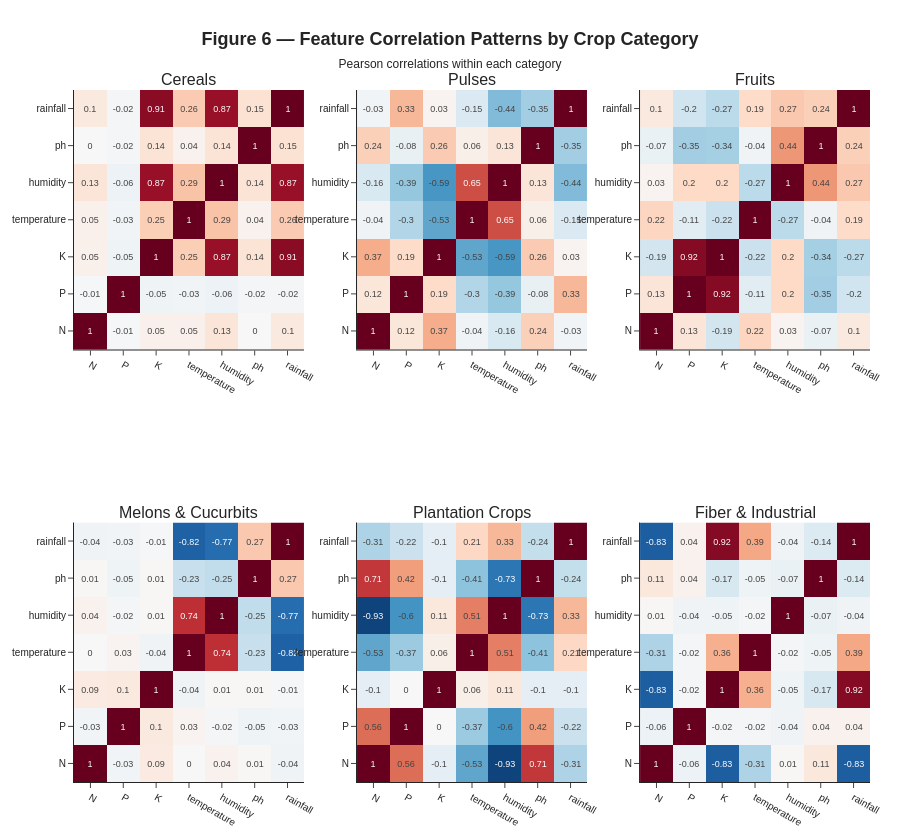

Notebook code cell kept with this figure:
### Markdown cell above
### 2.7 Intra-Category Correlation Patterns

### Code cell
# Per-category Pearson correlation heatmaps to reveal crop-specific interactions
def plot_class_correlations(df, features, categories, n_cols=3):
    n_cats = len(categories)
    n_rows = (n_cats + n_cols - 1) // n_cols
    fig = make_subplots(rows=n_rows, cols=n_cols, subplot_titles=categories)

    for idx, cat in enumerate(categories):
        subset = df[df['category'] == cat][features]
        corr   = subset.corr().round(2)
        r, c   = divmod(idx, n_cols)

        fig.add_trace(
            go.Heatmap(
                z=corr.values, x=features, y=features,
                colorscale='RdBu_r', zmid=0, showscale=False,
                text=corr.values, texttemplate='%{text}', textfont=dict(size=9)
            ),
            row=r+1, col=c+1
        )

    fig.update_layout(
        title=dict(
            text=(
                "<b>Figure 6 — Feature Correlation Patterns by Crop Category</b><br>"
                "<span style='font-size:12px'>Pearson correlations within each category</span>"
            ),
            x=0.5, xanchor='center', font=dict(size=18, family='Arial')
        ),
        template='simple_white', height=420*n_rows, width=900,
        font=dict(family='Arial', size=10),
        margin=dict(l=50, r=30, t=90, b=50)
    )
    fig.show()

plot_class_correlations(df, features, cat_names)

### Figure 1 — Plotly figure (JSON) as saved in the notebook; plotly's stock layout.template omitted (floating-point values rounded to 4 significant figures)
{"data": [{"colorscale": [[0, "rgb(5,48,97)"], [0.1, "rgb(33,102,172)"], [0.2, "rgb(67,147,195)"], [0.3, "rgb(146,197,222)"], [0.4, "rgb(209,229,240)"], [0.5, "rgb(247,247,247)"], [0.6, "rgb(253,219,199)"], [0.7, "rgb(244,165,130)"], [0.8, "rgb(214,96,77)"], [0.9, "rgb(178,24,43)"], [1, "rgb(103,0,31)"]], "showscale": false, "text": [[1.0, -0.01, 0.05, 0.05, 0.13, -0.0, 0.1], [-0.01, 1.0, -0.05, -0.03, -0.06, -0.02, -0.02], [0.05, -0.05, 1.0, 0.25, 0.87, 0.14, 0.91], [0.05, -0.03, 0.25, 1.0, 0.29, 0.04, 0.26], [0.13, -0.06, 0.87, 0.29, 1.0, 0.14, 0.87], [-0.0, -0.02, 0.14, 0.04, 0.14, 1.0, 0.15], [0.1, -0.02, 0.91, 0.26, 0.87, 0.15, 1.0]], "textfont": {"size": 9}, "texttemplate": "%{text}", "type": "heatmap", "x": ["N", "P", "K", "temperature", "humidity", "ph", "rainfall"], "xaxis": "x", "y": ["N", "P", "K", "temperature", "humidity", "ph", "rainfall"], "yaxis": "y", "z": [[1.0, -0.01, 0.05, 0.05, 0.13, -0.0, 0.1], [-0.01, 1.0, -0.05, -0.03, -0.06, -0.02, -0.02], [0.05, -0.05, 1.0, 0.25, 0.87, 0.14, 0.91], [0.05, -0.03, 0.25, 1.0, 0.29, 0.04, 0.26], [0.13, -0.06, 0.87, 0.29, 1.0, 0.14, 0.87], [-0.0, -0.02, 0.14, 0.04, 0.14, 1.0, 0.15], [0.1, -0.02, 0.91, 0.26, 0.87, 0.15, 1.0]], "zmid": 0}, {"colorscale": [[0, "rgb(5,48,97)"], [0.1, "rgb(33,102,172)"], [0.2, "rgb(67,147,195)"], [0.3, "rgb(146,197,222)"], [0.4, "rgb(209,229,240)"], [0.5, "rgb(247,247,247)"], [0.6, "rgb(253,219,199)"], [0.7, "rgb(244,165,130)"], [0.8, "rgb(214,96,77)"], [0.9, "rgb(178,24,43)"], [1, "rgb(103,0,31)"]], "showscale": false, "text": [[1.0, 0.12, 0.37, -0.04, -0.16, 0.24, -0.03], [0.12, 1.0, 0.19, -0.3, -0.39, -0.08, 0.33], [0.37, 0.19, 1.0, -0.53, -0.59, 0.26, 0.03], [-0.04, -0.3, -0.53, 1.0, 0.65, 0.06, -0.15], [-0.16, -0.39, -0.59, 0.65, 1.0, 0.13, -0.44], [0.24, -0.08, 0.26, 0.06, 0.13, 1.0, -0.35], [-0.03, 0.33, 0.03, -0.15, -0.44, -0.35, 1.0]], "textfont": {"size": 9}, "texttemplate": "%{text}", "type": "heatmap", "x": ["N", "P", "K", "temperature", "humidity", "ph", "rainfall"], "xaxis": "x2", "y": ["N", "P", "K", "temperature", "humidity", "ph", "rainfall"], "yaxis": "y2", "z": [[1.0, 0.12, 0.37, -0.04, -0.16, 0.24, -0.03], [0.12, 1.0, 0.19, -0.3, -0.39, -0.08, 0.33], [0.37, 0.19, 1.0, -0.53, -0.59, 0.26, 0.03], [-0.04, -0.3, -0.53, 1.0, 0.65, 0.06, -0.15], [-0.16, -0.39, -0.59, 0.65, 1.0, 0.13, -0.44], [0.24, -0.08, 0.26, 0.06, 0.13, 1.0, -0.35], [-0.03, 0.33, 0.03, -0.15, -0.44, -0.35, 1.0]], "zmid": 0}, {"colorscale": [[0, "rgb(5,48,97)"], [0.1, "rgb(33,102,172)"], [0.2, "rgb(67,147,195)"], [0.3, "rgb(146,197,222)"], [0.4, "rgb(209,229,240)"], [0.5, "rgb(247,247,247)"], [0.6, "rgb(253,219,199)"], [0.7, "rgb(244,165,130)"], [0.8, "rgb(214,96,77)"], [0.9, "rgb(178,24,43)"], [1, "rgb(103,0,31)"]], "showscale": false, "text": [[1.0, 0.13, -0.19, 0.22, 0.03, -0.07, 0.1], [0.13, 1.0, 0.92, -0.11, 0.2, -0.35, -0.2], [-0.19, 0.92, 1.0, -0.22, 0.2, -0.34, -0.27], [0.22, -0.11, -0.22, 1.0, -0.27, -0.04, 0.19], [0.03, 0.2, 0.2, -0.27, 1.0, 0.44, 0.27], [-0.07, -0.35, -0.34, -0.04, 0.44, 1.0, 0.24], [0.1, -0.2, -0.27, 0.19, 0.27, 0.24, 1.0]], "textfont": {"size": 9}, "texttemplate": "%{text}", "type": "heatmap", "x": ["N", "P", "K", "temperature", "humidity", "ph", "rainfall"], "xaxis": "x3", "y": ["N", "P", "K", "temperature", "humidity", "ph", "rainfall"], "yaxis": "y3", "z": [[1.0, 0.13, -0.19, 0.22, 0.03, -0.07, 0.1], [0.13, 1.0, 0.92, -0.11, 0.2, -0.35, -0.2], [-0.19, 0.92, 1.0, -0.22, 0.2, -0.34, -0.27], [0.22, -0.11, -0.22, 1.0, -0.27, -0.04, 0.19], [0.03, 0.2, 0.2, -0.27, 1.0, 0.44, 0.27], [-0.07, -0.35, -0.34, -0.04, 0.44, 1.0, 0.24], [0.1, -0.2, -0.27, 0.19, 0.27, 0.24, 1.0]], "zmid": 0}, {"colorscale": [[0, "rgb(5,48,97)"], [0.1, "rgb(33,102,172)"], [0.2, "rgb(67,147,195)"], [0.3, "rgb(146,197,222)"], [0.4, "rgb(209,229,240)"], [0.5, "rgb(247,247,247)"], [0.6, "rgb(253,219,199)"], [0.7, "rgb(244,165,130)"], [0.8, "rgb(214,96,77)"], [0.9, "rgb(178,24,43)"], [1, "rgb(103,0,31)"]], "showscale": false, "text": [[1.0, -0.03, 0.09, -0.0, 0.04, 0.01, -0.04], [-0.03, 1.0, 0.1, 0.03, -0.02, -0.05, -0.03], [0.09, 0.1, 1.0, -0.04, 0.01, 0.01, -0.01], [-0.0, 0.03, -0.04, 1.0, 0.74, -0.23, -0.82], [0.04, -0.02, 0.01, 0.74, 1.0, -0.25, -0.77], [0.01, -0.05, 0.01, -0.23, -0.25, 1.0, 0.27], [-0.04, -0.03, -0.01, -0.82, -0.77, 0.27, 1.0]], "textfont": {"size": 9}, "texttemplate": "%{text}", "type": "heatmap", "x": ["N", "P", "K", "temperature", "humidity", "ph", "rainfall"], "xaxis": "x4", "y": ["N", "P", "K", "temperature", "humidity", "ph", "rainfall"], "yaxis": "y4", "z": [[1.0, -0.03, 0.09, -0.0, 0.04, 0.01, -0.04], [-0.03, 1.0, 0.1, 0.03, -0.02, -0.05, -0.03], [0.09, 0.1, 1.0, -0.04, 0.01, 0.01, -0.01], [-0.0, 0.03, -0.04, 1.0, 0.74, -0.23, -0.82], [0.04, -0.02, 0.01, 0.74, 1.0, -0.25, -0.77], [0.01, -0.05, 0.01, -0.23, -0.25, 1.0, 0.27], [-0.04, -0.03, -0.01, -0.82, -0.77, 0.27, 1.0]], "zmid": 0}, {"colorscale": [[0, "rgb(5,48,97)"], [0.1, "rgb(33,102,172)"], [0.2, "rgb(67,147,195)"], [0.3, "rgb(146,197,222)"], [0.4, "rgb(209,229,240)"], [0.5, "rgb(247,247,247)"], [0.6, "rgb(253,219,199)"], [0.7, "rgb(244,165,130)"], [0.8, "rgb(214,96,77)"], [0.9, "rgb(178,24,43)"], [1, "rgb(103,0,31)"]], "showscale": false, "text": [[1.0, 0.56, -0.1, -0.53, -0.93, 0.71, -0.31], [0.56, 1.0, 0.0, -0.37, -0.6, 0.42, -0.22], [-0.1, 0.0, 1.0, 0.06, 0.11, -0.1, -0.1], [-0.53, -0.37, 0.06, 1.0, 0.51, -0.41, 0.21], [-0.93, -0.6, 0.11, 0.51, 1.0, -0.73, 0.33], [0.71, 0.42, -0.1, -0.41, -0.73, 1.0, -0.24], [-0.31, -0.22, -0.1, 0.21, 0.33, -0.24, 1.0]], "textfont": {"size": 9}, "texttemplate": "%{text}", "type": "heatmap", "x": ["N", "P", "K", "temperature", "humidity", "ph", "rainfall"], "xaxis": "x5", "y": ["N", "P", "K", "temperature", "humidity", "ph", "rainfall"], "yaxis": "y5", "z": [[1.0, 0.56, -0.1, -0.53, -0.93, 0.71, -0.31], [0.56, 1.0, 0.0, -0.37, -0.6, 0.42, -0.22], [-0.1, 0.0, 1.0, 0.06, 0.11, -0.1, -0.1], [-0.53, -0.37, 0.06, 1.0, 0.51, -0.41, 0.21], [-0.93, -0.6, 0.11, 0.51, 1.0, -0.73, 0.33], [0.71, 0.42, -0.1, -0.41, -0.73, 1.0, -0.24], [-0.31, -0.22, -0.1, 0.21, 0.33, -0.24, 1.0]], "zmid": 0}, {"colorscale": [[0, "rgb(5,48,97)"], [0.1, "rgb(33,102,172)"], [0.2, "rgb(67,147,195)"], [0.3, "rgb(146,197,222)"], [0.4, "rgb(209,229,240)"], [0.5, "rgb(247,247,247)"], [0.6, "rgb(253,219,199)"], [0.7, "rgb(244,165,130)"], [0.8, "rgb(214,96,77)"], [0.9, "rgb(178,24,43)"], [1, "rgb(103,0,31)"]], "showscale": false, "text": [[1.0, -0.06, -0.83, -0.31, 0.01, 0.11, -0.83], [-0.06, 1.0, -0.02, -0.02, -0.04, 0.04, 0.04], [-0.83, -0.02, 1.0, 0.36, -0.05, -0.17, 0.92], [-0.31, -0.02, 0.36, 1.0, -0.02, -0.05, 0.39], [0.01, -0.04, -0.05, -0.02, 1.0, -0.07, -0.04], [0.11, 0.04, -0.17, -0.05, -0.07, 1.0, -0.14], [-0.83, 0.04, 0.92, 0.39, -0.04, -0.14, 1.0]], "textfont": {"size": 9}, "texttemplate": "%{text}", "type": "heatmap", "x": ["N", "P", "K", "temperature", "humidity", "ph", "rainfall"], "xaxis": "x6", "y": ["N", "P", "K", "temperature", "humidity", "ph", "rainfall"], "yaxis": "y6", "z": [[1.0, -0.06, -0.83, -0.31, 0.01, 0.11, -0.83], [-0.06, 1.0, -0.02, -0.02, -0.04, 0.04, 0.04], [-0.83, -0.02, 1.0, 0.36, -0.05, -0.17, 0.92], [-0.31, -0.02, 0.36, 1.0, -0.02, -0.05, 0.39], [0.01, -0.04, -0.05, -0.02, 1.0, -0.07, -0.04], [0.11, 0.04, -0.17, -0.05, -0.07, 1.0, -0.14], [-0.83, 0.04, 0.92, 0.39, -0.04, -0.14, 1.0]], "zmid": 0}], "layout": {"annotations": [{"font": {"size": 16}, "showarrow": false, "text": "Cereals", "x": 0.1444, "xanchor": "center", "xref": "paper", "y": 1, "yanchor": "bottom", "yref": "paper"}, {"font": {"size": 16}, "showarrow": false, "text": "Pulses", "x": 0.5, "xanchor": "center", "xref": "paper", "y": 1, "yanchor": "bottom", "yref": "paper"}, {"font": {"size": 16}, "showarrow": false, "text": "Fruits", "x": 0.8556, "xanchor": "center", "xref": "paper", "y": 1, "yanchor": "bottom", "yref": "paper"}, {"font": {"size": 16}, "showarrow": false, "text": "Melons & Cucurbits", "x": 0.1444, "xanchor": "center", "xref": "paper", "y": 0.375, "yanchor": "bottom", "yref": "paper"}, {"font": {"size": 16}, "showarrow": false, "text": "Plantation Crops", "x": 0.5, "xanchor": "center", "xref": "paper", "y": 0.375, "yanchor": "bottom", "yref": "paper"}, {"font": {"size": 16}, "showarrow": false, "text": "Fiber & Industrial", "x": 0.8556, "xanchor": "center", "xref": "paper", "y": 0.375, "yanchor": "bottom", "yref": "paper"}], "font": {"family": "Arial", "size": 10}, "height": 840, "margin": {"b": 50, "l": 50, "r": 30, "t": 90}, "title": {"font": {"family": "Arial", "size": 18}, "text": "<b>Figure 6 — Feature Correlation Patterns by Crop Category</b><br><span style='font-size:12px'>Pearson correlations within each category</span>", "x": 0.5, "xanchor": "center"}, "width": 900, "xaxis": {"anchor": "y", "domain": [0, 0.2889]}, "xaxis2": {"anchor": "y2", "domain": [0.3556, 0.6444]}, "xaxis3": {"anchor": "y3", "domain": [0.7111, 1]}, "xaxis4": {"anchor": "y4", "domain": [0, 0.2889]}, "xaxis5": {"anchor": "y5", "domain": [0.3556, 0.6444]}, "xaxis6": {"anchor": "y6", "domain": [0.7111, 1]}, "yaxis": {"anchor": "x", "domain": [0.625, 1]}, "yaxis2": {"anchor": "x2", "domain": [0.625, 1]}, "yaxis3": {"anchor": "x3", "domain": [0.625, 1]}, "yaxis4": {"anchor": "x4", "domain": [0, 0.375]}, "yaxis5": {"anchor": "x5", "domain": [0, 0.375]}, "yaxis6": {"anchor": "x6", "domain": [0, 0.375]}}}
